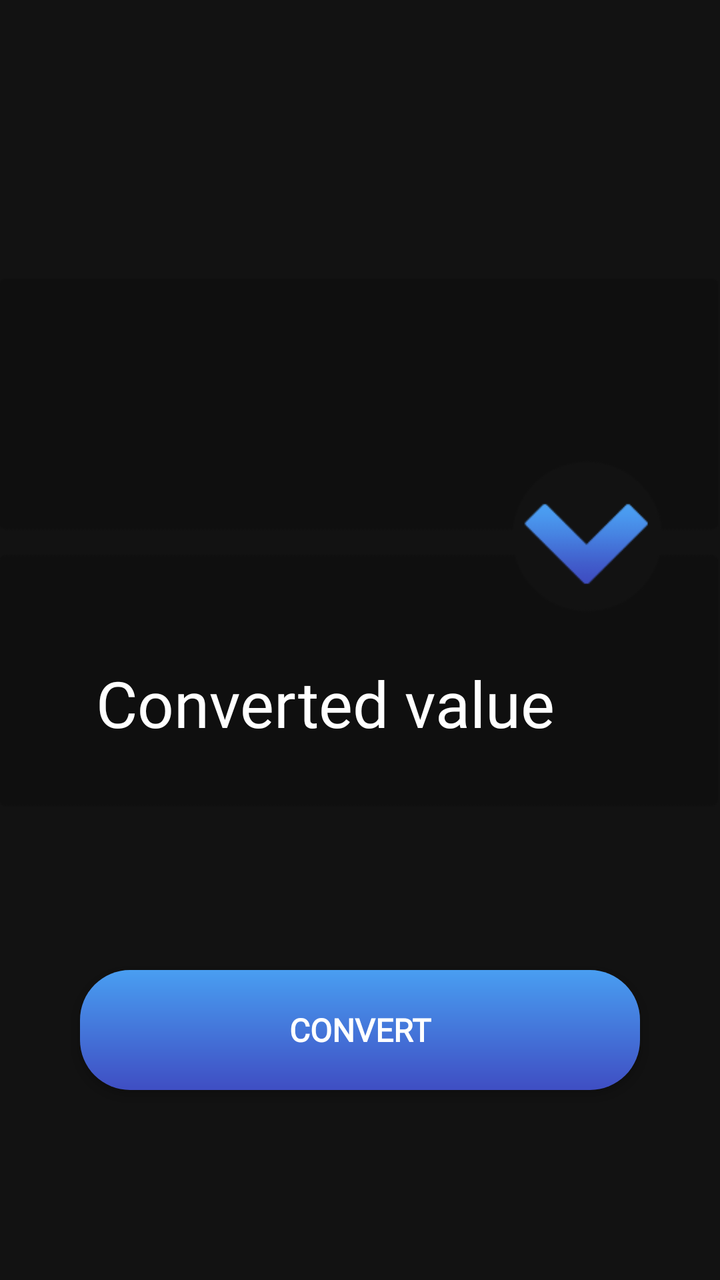
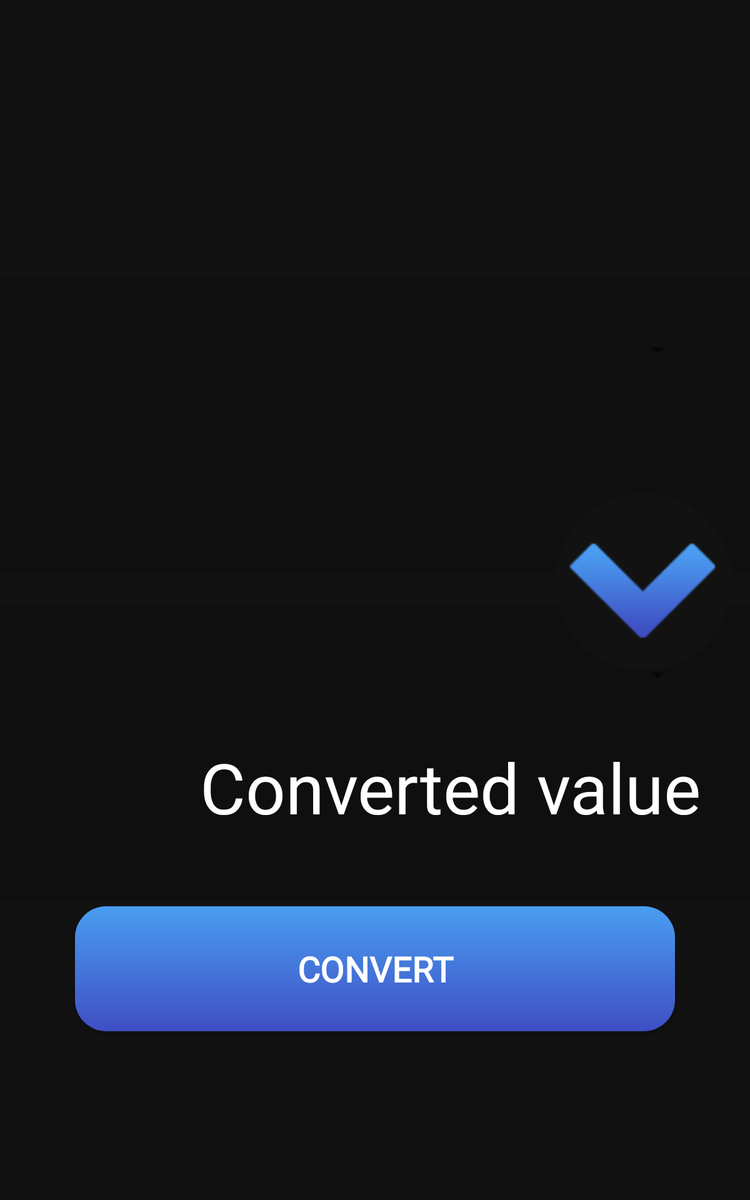

Compare how this app lays out the same screen by default and in its alternative resource folder. The renders come first, then the two layout files and the values they reference.
<!-- AndroidManifest.xml: application theme AppThemeDark -->
<!-- res/layout/fragment_measurment.xml -->
<?xml version="1.0" encoding="utf-8"?>
<FrameLayout xmlns:android="http://schemas.android.com/apk/res/android"
    xmlns:app="http://schemas.android.com/apk/res-auto"
    xmlns:tools="http://schemas.android.com/tools"
    android:layout_width="match_parent"
    android:layout_height="match_parent"
    android:background="?attr/backgroundcolor"
    tools:context=".MeasurmentFragment">


    <Button
        android:id="@+id/bttnConvertMeasur"
        android:layout_width="280dp"
        android:layout_height="60dp"
        android:layout_gravity="center"
        android:layout_marginTop="195dp"
        android:background="@drawable/buttonstyle"
        android:fontFamily="@font/cabin_medium2"
        android:text="Convert"
        android:textColor="@color/colorAccent"
        android:textSize="16sp"
        android:textStyle="bold" />

    <EditText
        android:id="@+id/baseMeasur"
        android:layout_width="270dp"
        android:layout_height="40dp"
        android:layout_marginStart="48dp"
        android:layout_marginTop="198dp"
        android:background="@null"
        android:ems="10"
        android:fontFamily="@font/cabin"
        android:hint="Insert value"
        android:imeOptions="actionDone"
        android:inputType="numberDecimal"
        android:textColor="?attr/textcolor"
        android:textColorHint="?attr/textcolor"
        android:textSize="32sp" />

    <ImageView
        android:id="@+id/ivCardsMintMeasur"
        android:layout_width="370dp"
        android:layout_height="wrap_content"
        android:layout_gravity="center_horizontal"
        android:layout_marginTop="12dp"
        android:visibility="gone"
        app:srcCompat="@drawable/currencycardsmint" />

    <ImageView
        android:id="@+id/ivCardsLightMeasur"
        android:layout_width="370dp"
        android:layout_height="wrap_content"
        android:layout_gravity="center_horizontal"
        android:layout_marginTop="12dp"
        android:visibility="gone"
        app:srcCompat="@drawable/currencycardslight" />

    <ImageView
        android:id="@+id/ivCardsRegularMeasur"
        android:layout_width="370dp"
        android:layout_height="wrap_content"
        android:layout_gravity="center_horizontal"
        android:layout_marginTop="12dp"
        app:srcCompat="@drawable/currencycards" />

    <ImageView
        android:id="@+id/ivCardsMinimalMeasur"
        android:layout_width="370dp"
        android:layout_height="wrap_content"
        android:layout_gravity="center_horizontal"
        android:layout_marginTop="12dp"
        android:visibility="gone"
        app:srcCompat="@drawable/currencycardsminimal" />

    <Spinner
        android:id="@+id/spinnerToMeasur"
        android:layout_width="200dp"
        android:layout_height="wrap_content"
        android:layout_marginStart="48dp"
        android:layout_marginTop="295dp"
        android:dropDownWidth="170dp"
        android:fontFamily="@font/cabin"
        android:textColor="?attr/textcolor"
        android:textColorHint="?attr/textcolor"
        android:textSize="22sp" />


    <Spinner
        android:id="@+id/spinnerBaseMeasur"
        android:layout_width="200dp"
        android:layout_height="wrap_content"
        android:layout_marginStart="48dp"
        android:layout_marginTop="160dp"
        android:dropDownWidth="170dp"
        android:fontFamily="@font/cabin"
        android:textColor="?attr/textcolor"
        android:textColorHint="?attr/textcolor"
        android:textSize="22sp" />

    <TextView
        android:id="@+id/tvMeasurValue"
        android:layout_width="270dp"
        android:layout_height="40dp"
        android:layout_marginStart="48dp"
        android:layout_marginTop="330dp"
        android:fontFamily="@font/cabin_medium2"
        android:hint="Converted value"
        android:textColor="?attr/textcolor"
        android:textColorHint="?attr/textcolor"

        android:textSize="32sp" />


</FrameLayout>
<!-- resources referenced by this layout -->
<resources>
  <color name="colorAccent">#ffff</color>
  <!-- drawable buttonstyle (drawable) -->
  <?xml version="1.0" encoding="utf-8"?>
  <shape xmlns:android="http://schemas.android.com/apk/res/android"
      android:shape="rectangle">
  
      <corners android:radius="25dp" />
      <gradient
          android:angle="90"
          android:endColor="?attr/bttnendcolor"
          android:startColor="?attr/bttnstartcolor" />
  
  </shape>
  <!-- drawable currencycards: png bitmap (drawable-v24, 5532 bytes) -->
  <!-- drawable currencycardslight: png bitmap (drawable-v24, 4146 bytes) -->
  <!-- drawable currencycardsminimal: png bitmap (drawable-v24, 2657 bytes) -->
  <!-- drawable currencycardsmint: png bitmap (drawable-v24, 7686 bytes) -->
  <style name="AppThemeDark" parent="Theme.AppCompat.Light.NoActionBar">
  
          
          <item name="colorPrimary">@color/colorPrimary</item>
          <item name="colorPrimaryDark">@color/colorPrimaryDark</item>
          <item name="colorAccent">@color/colorAccent</item>
          <item name="editTextColor">#ffff</item>
          <item name="backgroundcolor">@color/colorPrimary</item>
          <item name="textcolor">#FFFF</item>
          <item name="darkerbackgroundcolor">@color/colorPrimaryDark</item>
          <item name="android:statusBarColor">@color/colorPrimaryDark</item>
          <item name="android:windowLightStatusBar" tools:targetApi="m">false</item>
          <item name="bottombaricon">@color/colorPurple</item>
          <item name="bttnstartcolor">@color/colorPurple</item>
          <item name="bttnendcolor">@color/colorBlue</item>
          <item name="android:navigationBarColor">@color/colorPrimaryDark</item>
          <item name="headertext">@color/colorBlue</item>
          <item name="android:windowAnimationStyle">@style/ThemeAnimationTransition</item>
  
      </style>
  <color name="colorPrimary">#121212</color>
  <color name="colorPrimaryDark">#101010</color>
  <color name="colorPurple">#3f4ec3</color>
  <color name="colorBlue">#499ef1</color>
  <style name="ThemeAnimationTransition">
          <item name="android:windowEnterAnimation">@android:anim/fade_in</item>
          <item name="android:windowExitAnimation">@android:anim/fade_out</item>
      </style>
</resources>
<!-- res/layout-large/fragment_measurment.xml (the repository's variant of the layout above) -->
<!-- drawn on a 7-inch tablet held upright -->
<?xml version="1.0" encoding="utf-8"?>
<FrameLayout xmlns:android="http://schemas.android.com/apk/res/android"
    xmlns:app="http://schemas.android.com/apk/res-auto"
    xmlns:tools="http://schemas.android.com/tools"
    android:layout_width="match_parent"
    android:layout_height="match_parent"
    android:background="@color/colorPrimary"
    tools:context=".MeasurmentFragment">


    <Button
        android:id="@+id/bttnConvertMeasur"
        android:layout_width="480dp"
        android:layout_height="100dp"
        android:layout_gravity="center"
        android:layout_marginTop="295dp"
        android:background="@drawable/buttonstyle"
        android:fontFamily="@font/roboto"
        android:text="Convert"
        android:textColor="@color/colorAccent"
        android:textSize="28sp"
        android:textStyle="bold" />

    <EditText
        android:id="@+id/baseMeasur"
        android:layout_width="450dp"
        android:layout_height="60dp"
        android:layout_marginStart="160dp"
        android:layout_marginTop="340dp"
        android:background="@null"
        android:ems="10"
        android:fontFamily="@font/roboto_medium"
        android:hint="Insert value"
        android:imeOptions="actionDone"
        android:inputType="numberDecimal"
        android:textColor="@color/colorAccent"
        android:textColorHint="@color/colorAccent"
        android:textSize="56sp" />

    <ImageView
        android:id="@+id/ivCardsRegularMeasur"
        android:layout_width="700dp"
        android:layout_height="700dp"
        android:layout_gravity="center_horizontal"
        android:layout_marginTop="115dp"
        app:srcCompat="@drawable/currencycards" />

    <Spinner
        android:id="@+id/spinnerToMeasur"
        android:layout_width="390dp"
        android:layout_height="40dp"
        android:layout_marginStart="160dp"
        android:layout_marginTop="520dp"
        android:dropDownWidth="170dp"
        android:fontFamily="@font/roboto"
        android:textColor="@color/colorAccent"
        android:textColorHint="@color/colorAccent"

        android:textSize="42sp" />


    <Spinner
        android:id="@+id/spinnerBaseMeasur"
        android:layout_width="390dp"
        android:layout_height="40dp"
        android:layout_marginStart="160dp"
        android:layout_marginTop="260dp"
        android:dropDownWidth="370dp"
        android:fontFamily="@font/roboto"
        android:textColor="@color/colorAccent"

        android:textColorHint="@color/colorAccent"
        android:textSize="42sp" />

    <TextView
        android:id="@+id/tvMeasurValue"
        android:layout_width="450dp"
        android:layout_height="60dp"
        android:layout_marginStart="160dp"
        android:layout_marginTop="592dp"
        android:fontFamily="@font/roboto_medium"
        android:hint="Converted value"
        android:textColor="@color/colorAccent"
        android:textColorHint="@color/colorAccent"

        android:textSize="56sp" />


</FrameLayout>
<!-- resources referenced by the variant -->
<!-- as a 7-inch tablet held upright resolves them -->
<resources>
  <color name="colorAccent">#ffff</color>
  <color name="colorPrimary">#121212</color>
  <!-- drawable buttonstyle (drawable) -->
  <?xml version="1.0" encoding="utf-8"?>
  <shape xmlns:android="http://schemas.android.com/apk/res/android"
      android:shape="rectangle">
  
      <corners android:radius="25dp" />
      <gradient
          android:angle="90"
          android:endColor="?attr/bttnendcolor"
          android:startColor="?attr/bttnstartcolor" />
  
  </shape>
  <!-- drawable currencycards: png bitmap (drawable-v24, 5532 bytes) -->
  <style name="AppThemeDark" parent="Theme.AppCompat.Light.NoActionBar">
  
          
          <item name="colorPrimary">@color/colorPrimary</item>
          <item name="colorPrimaryDark">@color/colorPrimaryDark</item>
          <item name="colorAccent">@color/colorAccent</item>
          <item name="editTextColor">#ffff</item>
          <item name="backgroundcolor">@color/colorPrimary</item>
          <item name="textcolor">#FFFF</item>
          <item name="darkerbackgroundcolor">@color/colorPrimaryDark</item>
          <item name="android:statusBarColor">@color/colorPrimaryDark</item>
          <item name="android:windowLightStatusBar" tools:targetApi="m">false</item>
          <item name="bottombaricon">@color/colorPurple</item>
          <item name="bttnstartcolor">@color/colorPurple</item>
          <item name="bttnendcolor">@color/colorBlue</item>
          <item name="android:navigationBarColor">@color/colorPrimaryDark</item>
          <item name="headertext">@color/colorBlue</item>
          <item name="android:windowAnimationStyle">@style/ThemeAnimationTransition</item>
  
      </style>
  <color name="colorPrimaryDark">#101010</color>
  <color name="colorPurple">#3f4ec3</color>
  <color name="colorBlue">#499ef1</color>
  <style name="ThemeAnimationTransition">
          <item name="android:windowEnterAnimation">@android:anim/fade_in</item>
          <item name="android:windowExitAnimation">@android:anim/fade_out</item>
      </style>
</resources>
